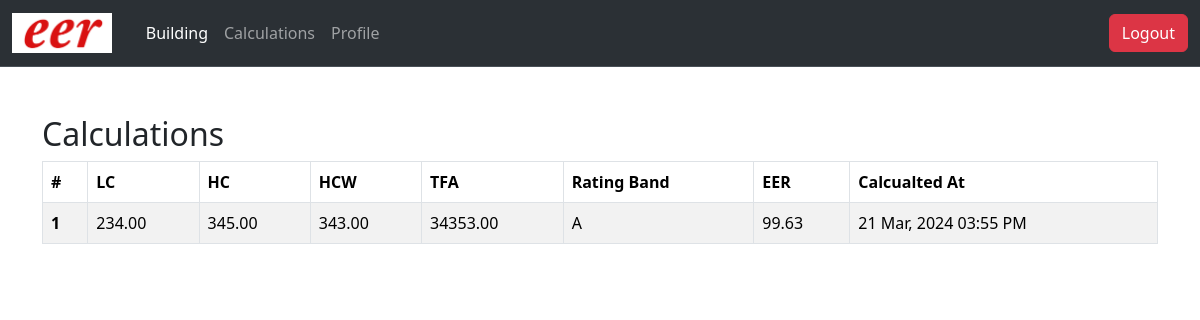
/tenants/calculations.php (signed in), run on the app's committed database.
### tables this page shows
CREATE TABLE `calculations` (
  `id` int(11) NOT NULL,
  `user_id` int(11) DEFAULT NULL,
  `building_id` int(11) DEFAULT NULL,
  `lc` decimal(30,2) DEFAULT NULL,
  `hc` decimal(30,2) DEFAULT NULL,
  `hwc` decimal(30,2) DEFAULT NULL,
  `tfa` decimal(30,2) DEFAULT NULL,
  `rating_band` text DEFAULT NULL,
  `eer` text DEFAULT NULL,
  `created_at` datetime DEFAULT NULL
);

### tenants/calculations.php (the view, shortened to what this page needs)
<?php include "../php/db.php";
$user_id = $_SESSION['user_id'];
$data = mysqli_query($conn, "SELECT * FROM `calculations` WHERE `user_id`=$user_id order by id desc");
?>
<!doctype html>
<html lang="en">
  <head>
    <link href="https://cdn.jsdelivr.net/npm/bootstrap@5.3.3/dist/css/bootstrap.min.css" rel="stylesheet">
    <link rel="stylesheet" href="https://cdn.datatables.net/2.0.2/css/dataTables.dataTables.min.css">
</head>
<body>
    <?php include("header.php"); ?>
   <div class="container mx-auto mt-5">
    <div class="d-flex justify-content-between">
<div><h2>Calculations</h2></div>
    </div>
   <table class="table table-bordered table-striped table-hover" id="myTable">
  <thead>
    <tr>
      <th scope="col">#</th>
      <th scope="col">LC</th>
      <th scope="col">HC</th>
      <th scope="col">HCW</th>
      <th scope="col">TFA</th>
      <th scope="col">Rating Band</th>
      <th scope="col">EER</th>
      <th scope="col">Calcualted At</th>
    </tr>
  </thead>
  <tbody>
    <?php if(mysqli_num_rows($data)>0){
      $sno = 0;
      while($fetch_rows = mysqli_fetch_assoc($data)){
        $sno++;
?>
    <tr>
      <th scope="row"><?=$sno?></th>
      <td><?=$fetch_rows['lc']?></td>
      <td><?=$fetch_rows['hc']?></td>
      <td><?=$fetch_rows['hwc']?></td>
      <td><?=$fetch_rows['tfa']?></td>
      <td><?=$fetch_rows['rating_band']?></td>
      <td><?=$fetch_rows['eer']?></td>
      <td><?=date('d M, Y h:i A', strtotime($fetch_rows['created_at']))?></td>
    </tr>
<?php
      }
    } ?>
  </tbody>
</table>
   </div>
    <?php include("footer.php"); ?>

### data on the page
calculations: lc "234.00", hc "345.00", hwc "343.00", tfa "34353.00", rating_band "A", eer "99.63", created_at "21 Mar, 2024 03:55 PM"
